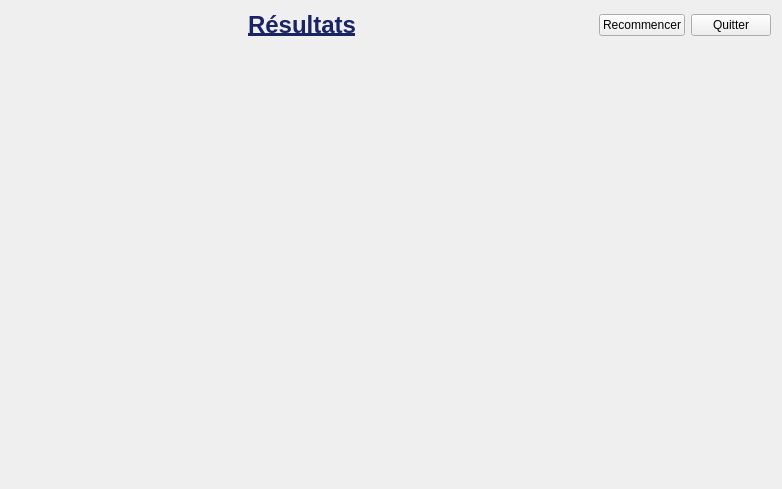
<?xml version="1.0" encoding="UTF-8"?>
<ui version="4.0">
 <class>resultat</class>
 <widget class="QWidget" name="resultat">
  <property name="geometry">
   <rect>
    <x>0</x>
    <y>0</y>
    <width>782</width>
    <height>489</height>
   </rect>
  </property>
  <property name="windowTitle">
   <string>Form</string>
  </property>
  <layout class="QVBoxLayout" name="verticalLayout">
   <item>
    <layout class="QHBoxLayout" name="horizontalLayout">
     <item>
      <widget class="QLabel" name="label">
       <property name="sizePolicy">
        <sizepolicy hsizetype="MinimumExpanding" vsizetype="Preferred">
         <horstretch>0</horstretch>
         <verstretch>0</verstretch>
        </sizepolicy>
       </property>
       <property name="styleSheet">
        <string notr="true">font: 9pt &quot;Louis George Café&quot;;</string>
       </property>
       <property name="text">
        <string>&lt;html&gt;&lt;head/&gt;&lt;body&gt;&lt;h1 align=&quot;center&quot; style=&quot; margin-top:18px; margin-bottom:12px; margin-left:0px; margin-right:0px; -qt-block-indent:0; text-indent:0px;&quot;&gt;&lt;span style=&quot; font-size:xx-large; font-weight:700; text-decoration: underline; color:#1a2465;&quot;&gt;Résultats&lt;/span&gt;&lt;/h1&gt;&lt;/body&gt;&lt;/html&gt;</string>
       </property>
       <property name="alignment">
        <set>Qt::AlignCenter</set>
       </property>
      </widget>
     </item>
     <item>
      <widget class="QPushButton" name="recommencer">
       <property name="text">
        <string>Recommencer</string>
       </property>
      </widget>
     </item>
     <item>
      <widget class="QPushButton" name="QuitterResult">
       <property name="text">
        <string>Quitter</string>
       </property>
      </widget>
     </item>
    </layout>
   </item>
   <item>
    <layout class="QHBoxLayout" name="horizontalLayout_3">
     <item>
      <layout class="QVBoxLayout" name="verticalLayout_5">
       <item>
        <widget class="QFrame" name="frameGraphe">
         <property name="sizePolicy">
          <sizepolicy hsizetype="Expanding" vsizetype="Expanding">
           <horstretch>0</horstretch>
           <verstretch>0</verstretch>
          </sizepolicy>
         </property>
         <layout class="QHBoxLayout" name="horizontalLayout_4">
          <item>
           <layout class="QVBoxLayout" name="LayoutGraphe"/>
          </item>
         </layout>
        </widget>
       </item>
      </layout>
     </item>
    </layout>
   </item>
  </layout>
 </widget>
 <resources/>
 <connections/>
</ui>
